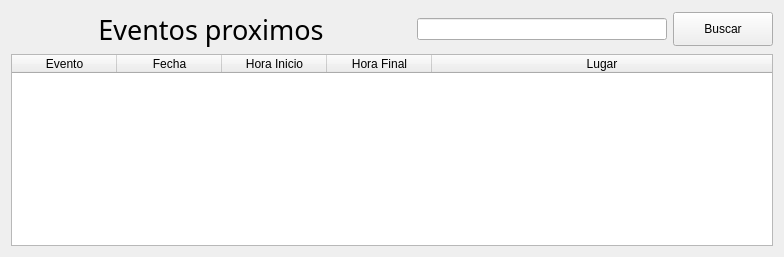
               <widget class="QWidget" name="pageEventos">
                <layout class="QVBoxLayout" name="verticalLayout">
                 <item>
                  <layout class="QHBoxLayout" name="horizontalLayout_4">
                   <item>
                    <widget class="QLabel" name="titleEventosProximos">
                     <property name="sizePolicy">
                      <sizepolicy hsizetype="Expanding" vsizetype="Preferred">
                       <horstretch>0</horstretch>
                       <verstretch>0</verstretch>
                      </sizepolicy>
                     </property>
                     <property name="minimumSize">
                      <size>
                       <width>400</width>
                       <height>0</height>
                      </size>
                     </property>
                     <property name="font">
                      <font>
                       <family>Montserrat ExtraBold</family>
                       <pointsize>20</pointsize>
                       <weight>9</weight>
                       <italic>false</italic>
                       <bold>false</bold>
                      </font>
                     </property>
                     <property name="text">
                      <string>Eventos proximos</string>
                     </property>
                     <property name="alignment">
                      <set>Qt::AlignCenter</set>
                     </property>
                    </widget>
                   </item>
                   <item>
                    <widget class="QLineEdit" name="buscarEventos">
                     <property name="sizePolicy">
                      <sizepolicy hsizetype="Preferred" vsizetype="Fixed">
                       <horstretch>0</horstretch>
                       <verstretch>0</verstretch>
                      </sizepolicy>
                     </property>
                     <property name="minimumSize">
                      <size>
                       <width>250</width>
                       <height>0</height>
                      </size>
                     </property>
                     <property name="maximumSize">
                      <size>
                       <width>16777215</width>
                       <height>16777215</height>
                      </size>
                     </property>
                    </widget>
                   </item>
                   <item>
                    <widget class="QPushButton" name="buttonBuscar">
                     <property name="sizePolicy">
                      <sizepolicy hsizetype="Minimum" vsizetype="Fixed">
                       <horstretch>0</horstretch>
                       <verstretch>0</verstretch>
                      </sizepolicy>
                     </property>
                     <property name="minimumSize">
                      <size>
                       <width>100</width>
                       <height>34</height>
                      </size>
                     </property>
                     <property name="text">
                      <string>Buscar</string>
                     </property>
                    </widget>
                   </item>
                  </layout>
                 </item>
                 <item>
                  <widget class="QTableWidget" name="tableEventos">
                   <property name="editTriggers">
                    <set>QAbstractItemView::NoEditTriggers</set>
                   </property>
                   <property name="selectionMode">
                    <enum>QAbstractItemView::SingleSelection</enum>
                   </property>
                   <property name="selectionBehavior">
                    <enum>QAbstractItemView::SelectRows</enum>
                   </property>
                   <property name="sortingEnabled">
                    <bool>true</bool>
                   </property>
                   <attribute name="horizontalHeaderDefaultSectionSize">
                    <number>105</number>
                   </attribute>
                   <attribute name="horizontalHeaderShowSortIndicator" stdset="0">
                    <bool>true</bool>
                   </attribute>
                   <attribute name="horizontalHeaderStretchLastSection">
                    <bool>true</bool>
                   </attribute>
                   <attribute name="verticalHeaderCascadingSectionResizes">
                    <bool>true</bool>
                   </attribute>
                   <column>
                    <property name="text">
                     <string>Evento</string>
                    </property>
                   </column>
                   <column>
                    <property name="text">
                     <string>Fecha</string>
                    </property>
                   </column>
                   <column>
                    <property name="text">
                     <string>Hora Inicio</string>
                    </property>
                   </column>
                   <column>
                    <property name="text">
                     <string>Hora Final</string>
                    </property>
                   </column>
                   <column>
                    <property name="text">
                     <string>Lugar</string>
                    </property>
                   </column>
                  </widget>
                 </item>
                </layout>
               </widget>
